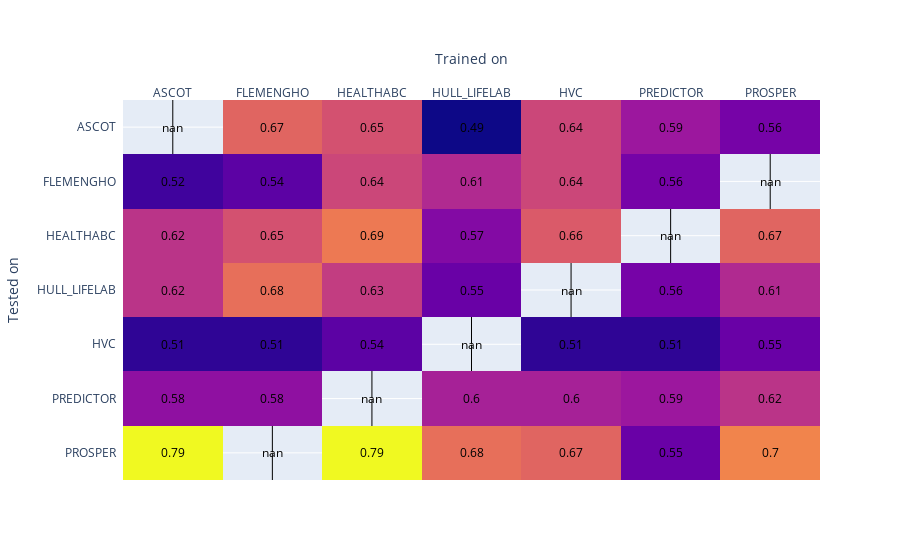
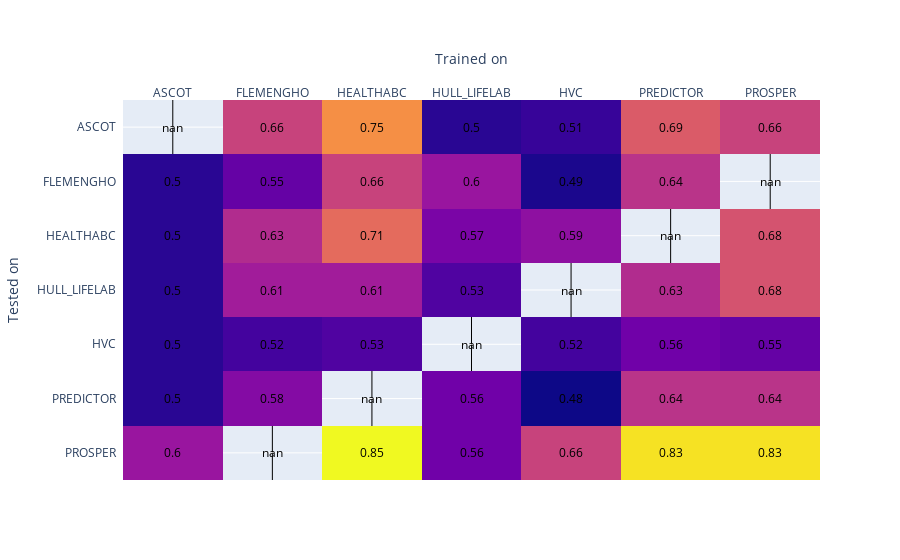

The notebook cell these images were saved under, in order:
### Markdown cell above
# LM matrix

### Code cell
from hcve_lib.tracking import load_pickled_artifact
from hcve_lib.visualisation import b, h2
import mlflow
import yaml
from toolz.curried import valmap, partial
from pandas import DataFrame
import plotly.express as px
from hcve_lib.serialization import to_json_serializable
from hcve_lib.evaluation_functions import compute_metric_groups, get_2_level_groups

for method_name in ('gb', 'coxnet'):
    h2(method_name)
    runs = mlflow.search_runs(mlflow.get_experiment_by_name('lm').experiment_id)
    print(runs.columns)
    last_run = runs[(runs['tags.mlflow.parentRunId'].isna()) & (runs['tags.method_name'] == method_name)].iloc[0]
    result = load_pickled_artifact(last_run['run_id'], 'result')

    metrics_group = compute_metric_groups(
        partial(c_index, X=X, y=y),
        get_2_level_groups(
            result,
            raw_data_subset.groupby('STUDY'),
            data,
        )
    )

    import plotly.figure_factory as ff
    fig = ff.create_annotated_heatmap(
        DataFrame(metrics_group).round(decimals=2).to_numpy(),
        x=list(metrics_group.keys()),
        y=list(reversed(metrics_group.keys())),
        # font_colors=['#000000', '#ffffff'],
    )
    fig.update_layout(xaxis_title="Trained on", yaxis_title='Tested on')
    fig.show()

### Figure 1 — Plotly figure (JSON) as saved in the notebook; plotly's stock layout.template omitted (floating-point values rounded to 4 significant figures)
{"data": [{"colorscale": [[0.0, "#0d0887"], [0.1111, "#46039f"], [0.2222, "#7201a8"], [0.3333, "#9c179e"], [0.4444, "#bd3786"], [0.5556, "#d8576b"], [0.6667, "#ed7953"], [0.7778, "#fb9f3a"], [0.8889, "#fdca26"], [1.0, "#f0f921"]], "reversescale": false, "showscale": false, "type": "heatmap", "x": ["ASCOT", "FLEMENGHO", "HEALTHABC", "HULL_LIFELAB", "HVC", "PREDICTOR", "PROSPER"], "y": ["PROSPER", "PREDICTOR", "HVC", "HULL_LIFELAB", "HEALTHABC", "FLEMENGHO", "ASCOT"], "z": [[0.79, null, 0.79, 0.68, 0.67, 0.55, 0.7], [0.58, 0.58, null, 0.6, 0.6, 0.59, 0.62], [0.51, 0.51, 0.54, null, 0.51, 0.51, 0.55], [0.62, 0.68, 0.63, 0.55, null, 0.56, 0.61], [0.62, 0.65, 0.69, 0.57, 0.66, null, 0.67], [0.52, 0.54, 0.64, 0.61, 0.64, 0.56, null], [null, 0.67, 0.65, 0.49, 0.64, 0.59, 0.56]]}], "layout": {"annotations": [{"font": {"color": "#000000"}, "showarrow": false, "text": "0.79", "x": "ASCOT", "xref": "x", "y": "PROSPER", "yref": "y"}, {"font": {"color": "#000000"}, "showarrow": false, "text": "nan", "x": "FLEMENGHO", "xref": "x", "y": "PROSPER", "yref": "y"}, {"font": {"color": "#000000"}, "showarrow": false, "text": "0.79", "x": "HEALTHABC", "xref": "x", "y": "PROSPER", "yref": "y"}, {"font": {"color": "#000000"}, "showarrow": false, "text": "0.68", "x": "HULL_LIFELAB", "xref": "x", "y": "PROSPER", "yref": "y"}, {"font": {"color": "#000000"}, "showarrow": false, "text": "0.67", "x": "HVC", "xref": "x", "y": "PROSPER", "yref": "y"}, {"font": {"color": "#000000"}, "showarrow": false, "text": "0.55", "x": "PREDICTOR", "xref": "x", "y": "PROSPER", "yref": "y"}, {"font": {"color": "#000000"}, "showarrow": false, "text": "0.7", "x": "PROSPER", "xref": "x", "y": "PROSPER", "yref": "y"}, {"font": {"color": "#000000"}, "showarrow": false, "text": "0.58", "x": "ASCOT", "xref": "x", "y": "PREDICTOR", "yref": "y"}, {"font": {"color": "#000000"}, "showarrow": false, "text": "0.58", "x": "FLEMENGHO", "xref": "x", "y": "PREDICTOR", "yref": "y"}, {"font": {"color": "#000000"}, "showarrow": false, "text": "nan", "x": "HEALTHABC", "xref": "x", "y": "PREDICTOR", "yref": "y"}, {"font": {"color": "#000000"}, "showarrow": false, "text": "0.6", "x": "HULL_LIFELAB", "xref": "x", "y": "PREDICTOR", "yref": "y"}, {"font": {"color": "#000000"}, "showarrow": false, "text": "0.6", "x": "HVC", "xref": "x", "y": "PREDICTOR", "yref": "y"}, {"font": {"color": "#000000"}, "showarrow": false, "text": "0.59", "x": "PREDICTOR", "xref": "x", "y": "PREDICTOR", "yref": "y"}, {"font": {"color": "#000000"}, "showarrow": false, "text": "0.62", "x": "PROSPER", "xref": "x", "y": "PREDICTOR", "yref": "y"}, {"font": {"color": "#000000"}, "showarrow": false, "text": "0.51", "x": "ASCOT", "xref": "x", "y": "HVC", "yref": "y"}, {"font": {"color": "#000000"}, "showarrow": false, "text": "0.51", "x": "FLEMENGHO", "xref": "x", "y": "HVC", "yref": "y"}, {"font": {"color": "#000000"}, "showarrow": false, "text": "0.54", "x": "HEALTHABC", "xref": "x", "y": "HVC", "yref": "y"}, {"font": {"color": "#000000"}, "showarrow": false, "text": "nan", "x": "HULL_LIFELAB", "xref": "x", "y": "HVC", "yref": "y"}, {"font": {"color": "#000000"}, "showarrow": false, "text": "0.51", "x": "HVC", "xref": "x", "y": "HVC", "yref": "y"}, {"font": {"color": "#000000"}, "showarrow": false, "text": "0.51", "x": "PREDICTOR", "xref": "x", "y": "HVC", "yref": "y"}, {"font": {"color": "#000000"}, "showarrow": false, "text": "0.55", "x": "PROSPER", "xref": "x", "y": "HVC", "yref": "y"}, {"font": {"color": "#000000"}, "showarrow": false, "text": "0.62", "x": "ASCOT", "xref": "x", "y": "HULL_LIFELAB", "yref": "y"}, {"font": {"color": "#000000"}, "showarrow": false, "text": "0.68", "x": "FLEMENGHO", "xref": "x", "y": "HULL_LIFELAB", "yref": "y"}, {"font": {"color": "#000000"}, "showarrow": false, "text": "0.63", "x": "HEALTHABC", "xref": "x", "y": "HULL_LIFELAB", "yref": "y"}, {"font": {"color": "#000000"}, "showarrow": false, "text": "0.55", "x": "HULL_LIFELAB", "xref": "x", "y": "HULL_LIFELAB", "yref": "y"}, {"font": {"color": "#000000"}, "showarrow": false, "text": "nan", "x": "HVC", "xref": "x", "y": "HULL_LIFELAB", "yref": "y"}, {"font": {"color": "#000000"}, "showarrow": false, "text": "0.56", "x": "PREDICTOR", "xref": "x", "y": "HULL_LIFELAB", "yref": "y"}, {"font": {"color": "#000000"}, "showarrow": false, "text": "0.61", "x": "PROSPER", "xref": "x", "y": "HULL_LIFELAB", "yref": "y"}, {"font": {"color": "#000000"}, "showarrow": false, "text": "0.62", "x": "ASCOT", "xref": "x", "y": "HEALTHABC", "yref": "y"}, {"font": {"color": "#000000"}, "showarrow": false, "text": "0.65", "x": "FLEMENGHO", "xref": "x", "y": "HEALTHABC", "yref": "y"}, {"font": {"color": "#000000"}, "showarrow": false, "text": "0.69", "x": "HEALTHABC", "xref": "x", "y": "HEALTHABC", "yref": "y"}, {"font": {"color": "#000000"}, "showarrow": false, "text": "0.57", "x": "HULL_LIFELAB", "xref": "x", "y": "HEALTHABC", "yref": "y"}, {"font": {"color": "#000000"}, "showarrow": false, "text": "0.66", "x": "HVC", "xref": "x", "y": "HEALTHABC", "yref": "y"}, {"font": {"color": "#000000"}, "showarrow": false, "text": "nan", "x": "PREDICTOR", "xref": "x", "y": "HEALTHABC", "yref": "y"}, {"font": {"color": "#000000"}, "showarrow": false, "text": "0.67", "x": "PROSPER", "xref": "x", "y": "HEALTHABC", "yref": "y"}, {"font": {"color": "#000000"}, "showarrow": false, "text": "0.52", "x": "ASCOT", "xref": "x", "y": "FLEMENGHO", "yref": "y"}, {"font": {"color": "#000000"}, "showarrow": false, "text": "0.54", "x": "FLEMENGHO", "xref": "x", "y": "FLEMENGHO", "yref": "y"}, {"font": {"color": "#000000"}, "showarrow": false, "text": "0.64", "x": "HEALTHABC", "xref": "x", "y": "FLEMENGHO", "yref": "y"}, {"font": {"color": "#000000"}, "showarrow": false, "text": "0.61", "x": "HULL_LIFELAB", "xref": "x", "y": "FLEMENGHO", "yref": "y"}, {"font": {"color": "#000000"}, "showarrow": false, "text": "0.64", "x": "HVC", "xref": "x", "y": "FLEMENGHO", "yref": "y"}, {"font": {"color": "#000000"}, "showarrow": false, "text": "0.56", "x": "PREDICTOR", "xref": "x", "y": "FLEMENGHO", "yref": "y"}, {"font": {"color": "#000000"}, "showarrow": false, "text": "nan", "x": "PROSPER", "xref": "x", "y": "FLEMENGHO", "yref": "y"}, {"font": {"color": "#000000"}, "showarrow": false, "text": "nan", "x": "ASCOT", "xref": "x", "y": "ASCOT", "yref": "y"}, {"font": {"color": "#000000"}, "showarrow": false, "text": "0.67", "x": "FLEMENGHO", "xref": "x", "y": "ASCOT", "yref": "y"}, {"font": {"color": "#000000"}, "showarrow": false, "text": "0.65", "x": "HEALTHABC", "xref": "x", "y": "ASCOT", "yref": "y"}, {"font": {"color": "#000000"}, "showarrow": false, "text": "0.49", "x": "HULL_LIFELAB", "xref": "x", "y": "ASCOT", "yref": "y"}, {"font": {"color": "#000000"}, "showarrow": false, "text": "0.64", "x": "HVC", "xref": "x", "y": "ASCOT", "yref": "y"}, {"font": {"color": "#000000"}, "showarrow": false, "text": "0.59", "x": "PREDICTOR", "xref": "x", "y": "ASCOT", "yref": "y"}, {"font": {"color": "#000000"}, "showarrow": false, "text": "0.56", "x": "PROSPER", "xref": "x", "y": "ASCOT", "yref": "y"}], "xaxis": {"dtick": 1, "gridcolor": "rgb(0, 0, 0)", "side": "top", "ticks": "", "title": {"text": "Trained on"}}, "yaxis": {"dtick": 1, "ticks": "", "ticksuffix": "  ", "title": {"text": "Tested on"}}}}

### Figure 2 — Plotly figure (JSON) as saved in the notebook; plotly's stock layout.template omitted (floating-point values rounded to 4 significant figures)
{"data": [{"colorscale": [[0.0, "#0d0887"], [0.1111, "#46039f"], [0.2222, "#7201a8"], [0.3333, "#9c179e"], [0.4444, "#bd3786"], [0.5556, "#d8576b"], [0.6667, "#ed7953"], [0.7778, "#fb9f3a"], [0.8889, "#fdca26"], [1.0, "#f0f921"]], "reversescale": false, "showscale": false, "type": "heatmap", "x": ["ASCOT", "FLEMENGHO", "HEALTHABC", "HULL_LIFELAB", "HVC", "PREDICTOR", "PROSPER"], "y": ["PROSPER", "PREDICTOR", "HVC", "HULL_LIFELAB", "HEALTHABC", "FLEMENGHO", "ASCOT"], "z": [[0.6, null, 0.85, 0.56, 0.66, 0.83, 0.83], [0.5, 0.58, null, 0.56, 0.48, 0.64, 0.64], [0.5, 0.52, 0.53, null, 0.52, 0.56, 0.55], [0.5, 0.61, 0.61, 0.53, null, 0.63, 0.68], [0.5, 0.63, 0.71, 0.57, 0.59, null, 0.68], [0.5, 0.55, 0.66, 0.6, 0.49, 0.64, null], [null, 0.66, 0.75, 0.5, 0.51, 0.69, 0.66]]}], "layout": {"annotations": [{"font": {"color": "#000000"}, "showarrow": false, "text": "0.6", "x": "ASCOT", "xref": "x", "y": "PROSPER", "yref": "y"}, {"font": {"color": "#000000"}, "showarrow": false, "text": "nan", "x": "FLEMENGHO", "xref": "x", "y": "PROSPER", "yref": "y"}, {"font": {"color": "#000000"}, "showarrow": false, "text": "0.85", "x": "HEALTHABC", "xref": "x", "y": "PROSPER", "yref": "y"}, {"font": {"color": "#000000"}, "showarrow": false, "text": "0.56", "x": "HULL_LIFELAB", "xref": "x", "y": "PROSPER", "yref": "y"}, {"font": {"color": "#000000"}, "showarrow": false, "text": "0.66", "x": "HVC", "xref": "x", "y": "PROSPER", "yref": "y"}, {"font": {"color": "#000000"}, "showarrow": false, "text": "0.83", "x": "PREDICTOR", "xref": "x", "y": "PROSPER", "yref": "y"}, {"font": {"color": "#000000"}, "showarrow": false, "text": "0.83", "x": "PROSPER", "xref": "x", "y": "PROSPER", "yref": "y"}, {"font": {"color": "#000000"}, "showarrow": false, "text": "0.5", "x": "ASCOT", "xref": "x", "y": "PREDICTOR", "yref": "y"}, {"font": {"color": "#000000"}, "showarrow": false, "text": "0.58", "x": "FLEMENGHO", "xref": "x", "y": "PREDICTOR", "yref": "y"}, {"font": {"color": "#000000"}, "showarrow": false, "text": "nan", "x": "HEALTHABC", "xref": "x", "y": "PREDICTOR", "yref": "y"}, {"font": {"color": "#000000"}, "showarrow": false, "text": "0.56", "x": "HULL_LIFELAB", "xref": "x", "y": "PREDICTOR", "yref": "y"}, {"font": {"color": "#000000"}, "showarrow": false, "text": "0.48", "x": "HVC", "xref": "x", "y": "PREDICTOR", "yref": "y"}, {"font": {"color": "#000000"}, "showarrow": false, "text": "0.64", "x": "PREDICTOR", "xref": "x", "y": "PREDICTOR", "yref": "y"}, {"font": {"color": "#000000"}, "showarrow": false, "text": "0.64", "x": "PROSPER", "xref": "x", "y": "PREDICTOR", "yref": "y"}, {"font": {"color": "#000000"}, "showarrow": false, "text": "0.5", "x": "ASCOT", "xref": "x", "y": "HVC", "yref": "y"}, {"font": {"color": "#000000"}, "showarrow": false, "text": "0.52", "x": "FLEMENGHO", "xref": "x", "y": "HVC", "yref": "y"}, {"font": {"color": "#000000"}, "showarrow": false, "text": "0.53", "x": "HEALTHABC", "xref": "x", "y": "HVC", "yref": "y"}, {"font": {"color": "#000000"}, "showarrow": false, "text": "nan", "x": "HULL_LIFELAB", "xref": "x", "y": "HVC", "yref": "y"}, {"font": {"color": "#000000"}, "showarrow": false, "text": "0.52", "x": "HVC", "xref": "x", "y": "HVC", "yref": "y"}, {"font": {"color": "#000000"}, "showarrow": false, "text": "0.56", "x": "PREDICTOR", "xref": "x", "y": "HVC", "yref": "y"}, {"font": {"color": "#000000"}, "showarrow": false, "text": "0.55", "x": "PROSPER", "xref": "x", "y": "HVC", "yref": "y"}, {"font": {"color": "#000000"}, "showarrow": false, "text": "0.5", "x": "ASCOT", "xref": "x", "y": "HULL_LIFELAB", "yref": "y"}, {"font": {"color": "#000000"}, "showarrow": false, "text": "0.61", "x": "FLEMENGHO", "xref": "x", "y": "HULL_LIFELAB", "yref": "y"}, {"font": {"color": "#000000"}, "showarrow": false, "text": "0.61", "x": "HEALTHABC", "xref": "x", "y": "HULL_LIFELAB", "yref": "y"}, {"font": {"color": "#000000"}, "showarrow": false, "text": "0.53", "x": "HULL_LIFELAB", "xref": "x", "y": "HULL_LIFELAB", "yref": "y"}, {"font": {"color": "#000000"}, "showarrow": false, "text": "nan", "x": "HVC", "xref": "x", "y": "HULL_LIFELAB", "yref": "y"}, {"font": {"color": "#000000"}, "showarrow": false, "text": "0.63", "x": "PREDICTOR", "xref": "x", "y": "HULL_LIFELAB", "yref": "y"}, {"font": {"color": "#000000"}, "showarrow": false, "text": "0.68", "x": "PROSPER", "xref": "x", "y": "HULL_LIFELAB", "yref": "y"}, {"font": {"color": "#000000"}, "showarrow": false, "text": "0.5", "x": "ASCOT", "xref": "x", "y": "HEALTHABC", "yref": "y"}, {"font": {"color": "#000000"}, "showarrow": false, "text": "0.63", "x": "FLEMENGHO", "xref": "x", "y": "HEALTHABC", "yref": "y"}, {"font": {"color": "#000000"}, "showarrow": false, "text": "0.71", "x": "HEALTHABC", "xref": "x", "y": "HEALTHABC", "yref": "y"}, {"font": {"color": "#000000"}, "showarrow": false, "text": "0.57", "x": "HULL_LIFELAB", "xref": "x", "y": "HEALTHABC", "yref": "y"}, {"font": {"color": "#000000"}, "showarrow": false, "text": "0.59", "x": "HVC", "xref": "x", "y": "HEALTHABC", "yref": "y"}, {"font": {"color": "#000000"}, "showarrow": false, "text": "nan", "x": "PREDICTOR", "xref": "x", "y": "HEALTHABC", "yref": "y"}, {"font": {"color": "#000000"}, "showarrow": false, "text": "0.68", "x": "PROSPER", "xref": "x", "y": "HEALTHABC", "yref": "y"}, {"font": {"color": "#000000"}, "showarrow": false, "text": "0.5", "x": "ASCOT", "xref": "x", "y": "FLEMENGHO", "yref": "y"}, {"font": {"color": "#000000"}, "showarrow": false, "text": "0.55", "x": "FLEMENGHO", "xref": "x", "y": "FLEMENGHO", "yref": "y"}, {"font": {"color": "#000000"}, "showarrow": false, "text": "0.66", "x": "HEALTHABC", "xref": "x", "y": "FLEMENGHO", "yref": "y"}, {"font": {"color": "#000000"}, "showarrow": false, "text": "0.6", "x": "HULL_LIFELAB", "xref": "x", "y": "FLEMENGHO", "yref": "y"}, {"font": {"color": "#000000"}, "showarrow": false, "text": "0.49", "x": "HVC", "xref": "x", "y": "FLEMENGHO", "yref": "y"}, {"font": {"color": "#000000"}, "showarrow": false, "text": "0.64", "x": "PREDICTOR", "xref": "x", "y": "FLEMENGHO", "yref": "y"}, {"font": {"color": "#000000"}, "showarrow": false, "text": "nan", "x": "PROSPER", "xref": "x", "y": "FLEMENGHO", "yref": "y"}, {"font": {"color": "#000000"}, "showarrow": false, "text": "nan", "x": "ASCOT", "xref": "x", "y": "ASCOT", "yref": "y"}, {"font": {"color": "#000000"}, "showarrow": false, "text": "0.66", "x": "FLEMENGHO", "xref": "x", "y": "ASCOT", "yref": "y"}, {"font": {"color": "#000000"}, "showarrow": false, "text": "0.75", "x": "HEALTHABC", "xref": "x", "y": "ASCOT", "yref": "y"}, {"font": {"color": "#000000"}, "showarrow": false, "text": "0.5", "x": "HULL_LIFELAB", "xref": "x", "y": "ASCOT", "yref": "y"}, {"font": {"color": "#000000"}, "showarrow": false, "text": "0.51", "x": "HVC", "xref": "x", "y": "ASCOT", "yref": "y"}, {"font": {"color": "#000000"}, "showarrow": false, "text": "0.69", "x": "PREDICTOR", "xref": "x", "y": "ASCOT", "yref": "y"}, {"font": {"color": "#000000"}, "showarrow": false, "text": "0.66", "x": "PROSPER", "xref": "x", "y": "ASCOT", "yref": "y"}], "xaxis": {"dtick": 1, "gridcolor": "rgb(0, 0, 0)", "side": "top", "ticks": "", "title": {"text": "Trained on"}}, "yaxis": {"dtick": 1, "ticks": "", "ticksuffix": "  ", "title": {"text": "Tested on"}}}}
